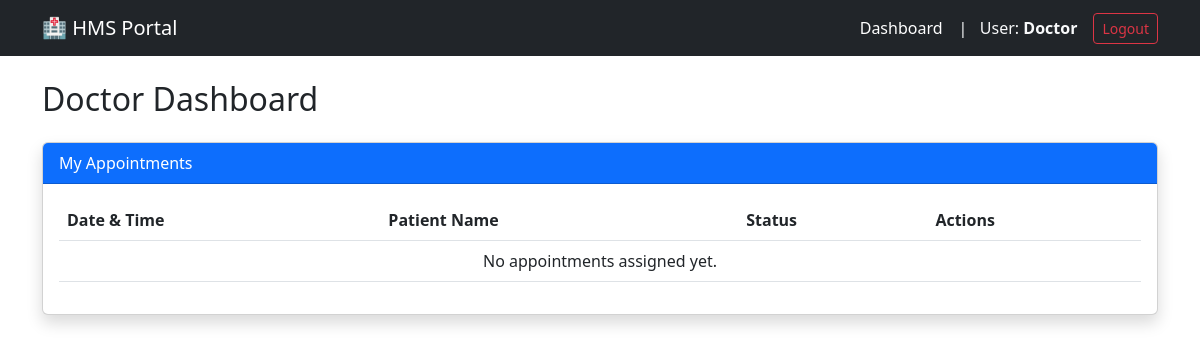
Page /doctor/dashboard (signed in) on the earlier database version.
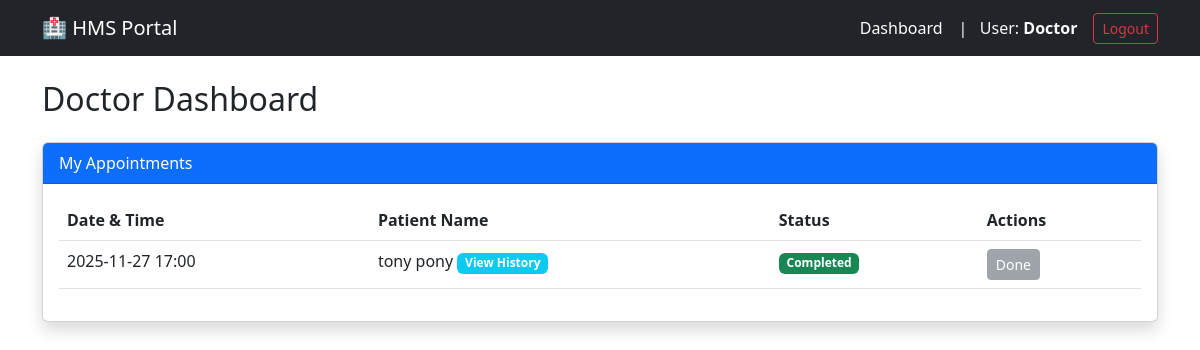
Same page on the later database version.
### hms_app/models.py (models this page shows, shortened)
class Appointment(db.Model):
    id = db.Column(db.Integer, primary_key=True)
    patient_id = db.Column(db.Integer, db.ForeignKey('patient.id'), nullable=False)
    doctor_id = db.Column(db.Integer, db.ForeignKey('doctor.id'), nullable=False)
    appointment_time = db.Column(db.DateTime, nullable=False, default=datetime.utcnow)
    status = db.Column(db.String(20), default='Booked') # Booked, Completed, Cancelled
    treatment = db.relationship('Treatment', backref='appointment', uselist=False, lazy=True)

class Patient(UserMixin, db.Model):
    id = db.Column(db.Integer, primary_key=True)
    name = db.Column(db.String(100), nullable=False)
    email = db.Column(db.String(120), unique=True, nullable=False)
    password_hash = db.Column(db.String(128))
    appointments = db.relationship('Appointment', backref='patient', lazy=True)

### hms_app/doctor/routes.py (the view)
@doctor.route('/dashboard')
@login_required
@doctor_required
def dashboard():
    appointments = Appointment.query.filter_by(doctor_id=current_user.id)\
        .order_by(Appointment.appointment_time.asc()).all()
    return render_template('doctor/dashboard.html', appointments=appointments, title="Doctor Dashboard")

### hms_app/models.py (called while the page is built)
@login_manager.user_loader
def load_user(user_id):
    role = session.get('role')
    if role == 'admin':
        return Admin.query.get(int(user_id))
    elif role == 'doctor':
        return Doctor.query.get(int(user_id))
    elif role == 'patient':
        return Patient.query.get(int(user_id))
    admin = Admin.query.get(int(user_id))
    if admin: return admin
    doctor = Doctor.query.get(int(user_id))
    if doctor: return doctor
    return Patient.query.get(int(user_id))

    @property
    def role(self): return "doctor"

### hms_app/templates/doctor/dashboard.html
{% extends "base.html" %}
{% block content %}
<h2 class="mb-4">Doctor Dashboard</h2>
<div class="card shadow">
    <div class="card-header bg-primary text-white">
        My Appointments
    </div>
    <div class="card-body">
        <table class="table table-hover">
            <thead>
                <tr>
                    <th>Date & Time</th>
                    <th>Patient Name</th>
                    <th>Status</th>
                    <th>Actions</th>
                </tr>
            </thead>
            <tbody>
                {% for app in appointments %}
                <tr>
                    <td>{{ app.appointment_time.strftime('%Y-%m-%d %H:%M') }}</td>
                    <td>
                        {{ app.patient.name }}
                        <a href="{{ url_for('doctor.patient_history', patient_id=app.patient.id) }}" class="badge bg-info text-decoration-none">View History</a>
                    </td>
                    <td>
                        <span class="badge bg-{{ 'success' if app.status == 'Completed' else 'warning' if app.status == 'Booked' else 'danger' }}">
                            {{ app.status }}
                        </span>
                    </td>
                    <td>
                        {% if app.status == 'Booked' %}
                            <a href="{{ url_for('doctor.treat_appointment', appointment_id=app.id) }}" class="btn btn-sm btn-success">Treat / Complete</a>
                            <form action="{{ url_for('doctor.cancel_appointment', appointment_id=app.id) }}" method="POST" class="d-inline" onsubmit="return confirm('Cancel this appointment?');">
                                <button type="submit" class="btn btn-sm btn-outline-danger">Cancel</button>
                            </form>
                        {% elif app.status == 'Completed' %}
                            <button class="btn btn-sm btn-secondary" disabled>Done</button>
                        {% endif %}
                    </td>
                </tr>
                {% else %}
                <tr><td colspan="4" class="text-center">No appointments assigned yet.</td></tr>
                {% endfor %}
            </tbody>
        </table>
    </div>
</div>
{% endblock %}

### hms_app/templates/base.html (shortened to what this page needs)
<!doctype html>
<html lang="en">
  <head>
    <link href="https://cdn.jsdelivr.net/npm/bootstrap@5.3.0/dist/css/bootstrap.min.css" rel="stylesheet">
    <link rel="stylesheet" href="https://cdn.jsdelivr.net/npm/flatpickr/dist/flatpickr.min.css">
  </head>
  <body>
    <nav class="navbar navbar-expand-lg navbar-dark bg-dark mb-4">
        <div class="container">
          <a class="navbar-brand" href="{{ url_for('main.index') }}">🏥 HMS Portal</a>
          <div class="collapse navbar-collapse" id="navbarNav">
            <ul class="navbar-nav ms-auto align-items-center">
              {% if current_user.is_authenticated %}
                <li class="nav-item">
                    {% if current_user.role == 'admin' %}
                        <a class="nav-link active" href="{{ url_for('admin.dashboard') }}">Dashboard</a>
                    {% elif current_user.role == 'doctor' %}
                        <a class="nav-link active" href="{{ url_for('doctor.dashboard') }}">Dashboard</a>
                    {% elif current_user.role == 'patient' %}
                        <a class="nav-link active" href="{{ url_for('patient.dashboard') }}">Dashboard</a>
                    {% endif %}
                </li>
                <li class="nav-item">
                    <span class="nav-link text-light disabled">
                        | &nbsp; User: <strong>{{ current_user.role|capitalize }}</strong>
                    </span>
                </li>
                <li class="nav-item ms-2">
                  <a class="btn btn-sm btn-outline-danger" href="{{ url_for('auth.logout') }}">Logout</a>
                </li>
              {% endif %}
            </ul>
          </div>
        </div>
    </nav>
    <main class="container">
        {% block content %}{% endblock %}
    </main>
  </body>
</html>

Differences in the rows shown:
added Appointment: appointment_time "2025-11-27 17:00", patient.name "tony pony", status "Completed", shows "Done"
Other differences:
text no longer shown: "No appointments assigned yet."
